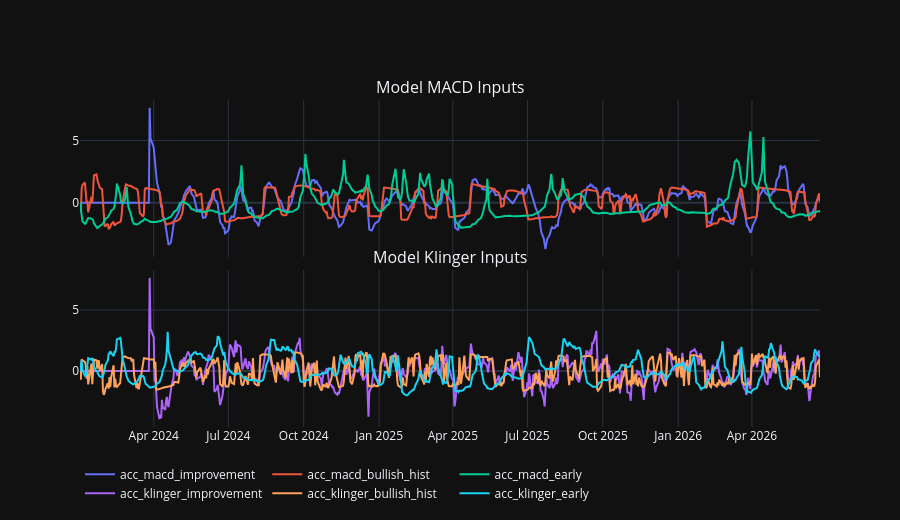

Notebook source saved alongside this figure:
### Markdown cell above
## MACD and Klinger Terminal

### Code cell
MACD_KLINGER_GROUPS = [
    ("Model MACD Inputs", ["acc_macd_improvement", "acc_macd_bullish_hist", "acc_macd_early"]),
    ("Model Klinger Inputs", ["acc_klinger_improvement", "acc_klinger_bullish_hist", "acc_klinger_early"]),
]
plot_grouped_terminal(features_pd, DEFAULT_TICKER, MACD_KLINGER_GROUPS).show()

### Figure 1 — Plotly figure (JSON) as saved in the notebook; plotly's stock layout.template omitted (floating-point values rounded to 4 significant figures; data arrays with more than 128 entries replaced by an {"elided": "..."} marker saying what was removed)
{"data": [{"mode": "lines", "name": "acc_macd_improvement", "type": "scatter", "x": {"elided": "620 str values"}, "xaxis": "x", "y": {"elided": "620 float values"}, "yaxis": "y"}, {"mode": "lines", "name": "acc_macd_bullish_hist", "type": "scatter", "x": {"elided": "620 str values"}, "xaxis": "x", "y": {"elided": "620 float values"}, "yaxis": "y"}, {"mode": "lines", "name": "acc_macd_early", "type": "scatter", "x": {"elided": "620 str values"}, "xaxis": "x", "y": {"elided": "620 float values"}, "yaxis": "y"}, {"mode": "lines", "name": "acc_klinger_improvement", "type": "scatter", "x": {"elided": "620 str values"}, "xaxis": "x2", "y": {"elided": "620 float values"}, "yaxis": "y2"}, {"mode": "lines", "name": "acc_klinger_bullish_hist", "type": "scatter", "x": {"elided": "620 str values"}, "xaxis": "x2", "y": {"elided": "620 float values"}, "yaxis": "y2"}, {"mode": "lines", "name": "acc_klinger_early", "type": "scatter", "x": {"elided": "620 str values"}, "xaxis": "x2", "y": {"elided": "620 float values"}, "yaxis": "y2"}], "layout": {"annotations": [{"font": {"size": 16}, "showarrow": false, "text": "Model MACD Inputs", "x": 0.5, "xanchor": "center", "xref": "paper", "y": 1, "yanchor": "bottom", "yref": "paper"}, {"font": {"size": 16}, "showarrow": false, "text": "Model Klinger Inputs", "x": 0.5, "xanchor": "center", "xref": "paper", "y": 0.48, "yanchor": "bottom", "yref": "paper"}], "height": 520, "hovermode": "x unified", "legend": {"orientation": "h"}, "xaxis": {"anchor": "y", "domain": [0, 1], "matches": "x2", "showticklabels": false}, "xaxis2": {"anchor": "y2", "domain": [0, 1]}, "yaxis": {"anchor": "x", "domain": [0.52, 1]}, "yaxis2": {"anchor": "x2", "domain": [0, 0.48]}}}
